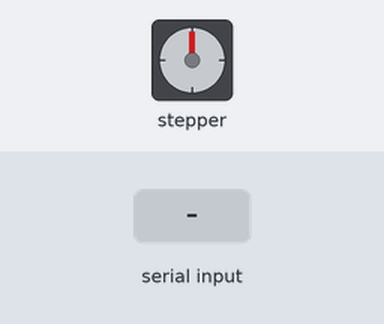
Simulated run of this sketch. Board: Arduino Uno, built with avr-gcc and run on an emulated ATmega328P. Shown: stepper motor. Inputs (shaded band) come from the test bench. Stepper angles assume 50 steps per turn.

Above: at 1.2 s.
1.3 s: "90,45,200\n" received over Serial
At 2.46 s:
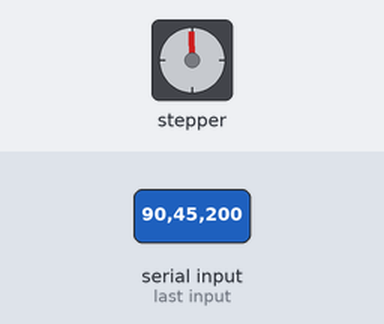
At 3.06 s:
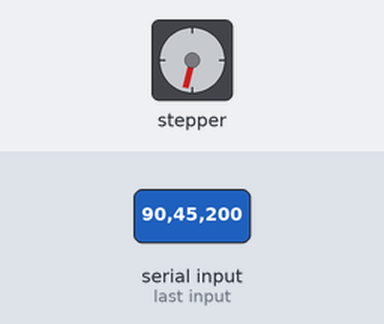
Timing chart, 0 to 59.8 s (numbered marks = the images above; inputs shaded):
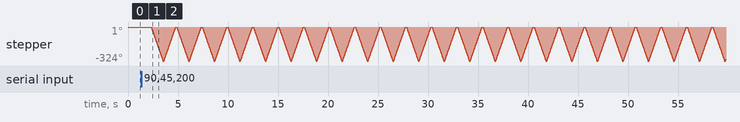

Measured:
- after the input at 1.3 s, stepper: turns 324° counter-clockwise in 1.2 s, then 324° clockwise in 1.2 s, repeating every 2.6 s

The sketch:

2022_p3.ino
```cpp
#include <AFMotor.h>
#include <Stepper.h>

AF_Stepper crane(50,1); // Define Nombre del motor (# de pasos por vueltas, a la puerta M1 M2)
AF_Stepper plate(200 ,2); // Define Nombre del motor (# de pasos por vueltas, a la puerta M3 M4 )
// const int buttonPin=2; // Pin del boton de encendido y apagado
int sustant; // numero de sustancias
int ciclos; // Numero de ciclos
int inside; // Tiempo dentro de la solucion en milisegundos
int coma1;
int coma2;
int coma3;
int coma4;
int dist;
String sentido;
String orden;
// volatile byte state=LOW;

void setup ()
{
  //pinMode(buttonPin,INPUT_PULLUP);
  Serial.begin (9600); // No i m p o r t a n t e
  delay(30);
  crane.setSpeed (50); // Define velocidad de giro en rpm de la grua
  plate.setSpeed(6);// Define velocidad de giro en rpm de la base
  //attachInterrupt(digitalPinToInterrupt(buttonPin),blink,CHANGE);
}

void loop () {
  if (Serial.available()){
    orden = Serial.readString();
    coma1 = orden.indexOf (",");
    sentido = orden.substring(0,coma1);
    coma2 = orden.indexOf(",",coma1+1);
    sustant = orden.substring(coma1+1,coma2).toInt();
    coma3 = orden.indexOf(",",coma2+1);
    ciclos = orden.substring(coma2+1,coma3).toInt();
    coma4 = orden.indexOf(",",coma3+1);
    inside = orden.substring(coma3+1,coma4).toInt();
    dist = orden.substring(coma4+1).toInt();
    for (int j=0;j<ciclos;j++){
      for (int i=0; i<sustant;i ++){
        crane.step(dist,BACKWARD,MICROSTEP);
        delay(inside);
        crane.step(dist,FORWARD,MICROSTEP);
        delay(inside);
        if (sentido=="FORWARD"){
          plate.step(61,FORWARD,MICROSTEP); // Define (# de pasos a realizar,
                                                     //sentido de giro,metodo de giro (correspondiente al tipo de motor))
        } else if (sentido=="BACKWARD"){
          plate.step(61,BACKWARD,MICROSTEP); // Define (# de pasos a realizar ,
                                                     //sentido de giro, metodo de giro (correspondiente al tipo de motor))
        }
      }
    if (sentido=="FORWARD"){
      plate.step(sustant*61,BACKWARD,MICROSTEP); // Define (# de pasos a realizar ,
                                                    //sentido de giro , metodo de giro (correspondiente al tipo de motor))
    } else if (sentido=="BACKWARD"){
      plate.step(sustant*61,FORWARD,MICROSTEP); // Define (# de pasos a realizar ,
                                                    //sentido de giro , metodo de giro (correspondiente al tipo de motor))
    }
  }
  }
}
//void blink(){
//state = !state;
//}
```
